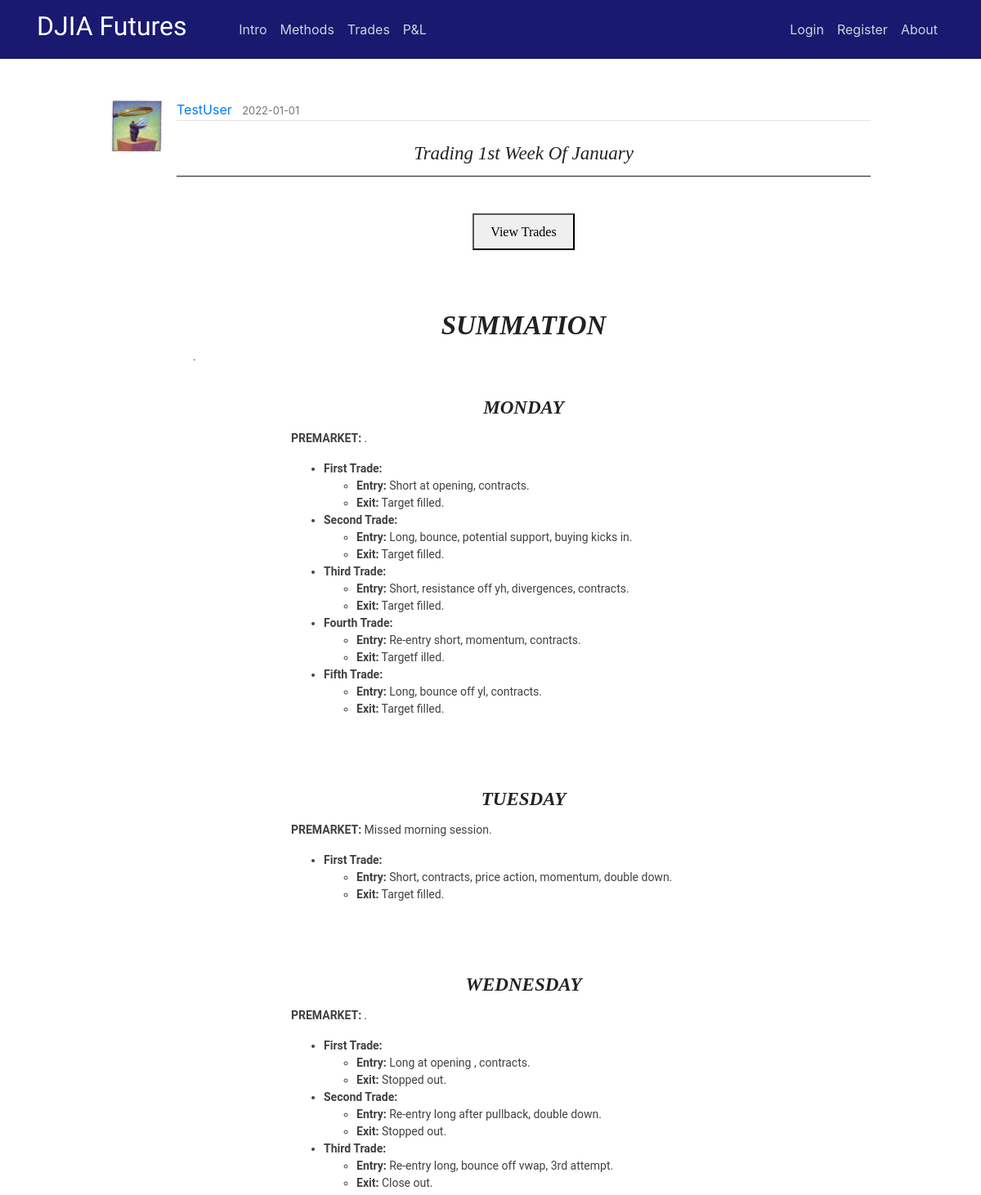
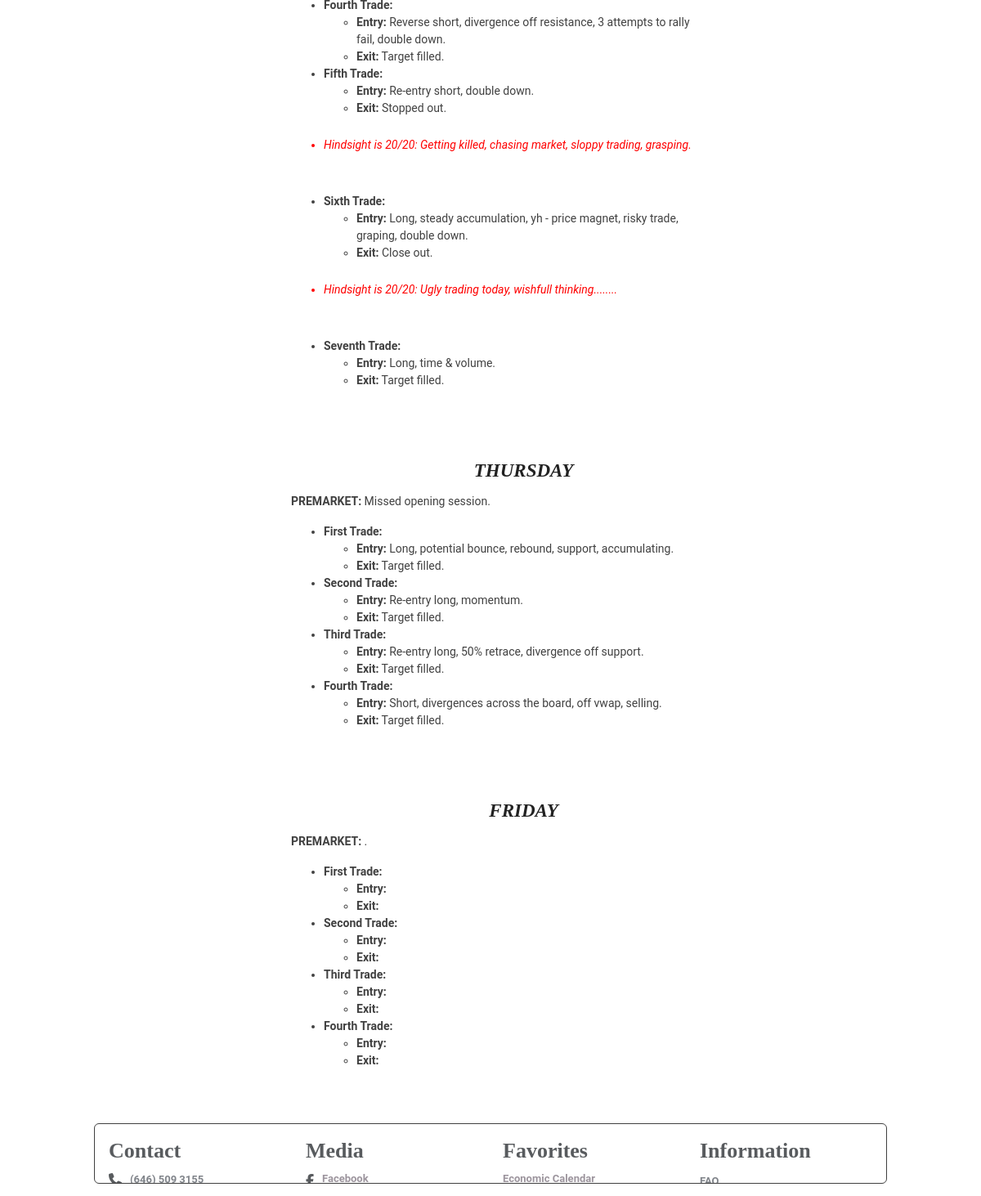
/post/140, run on an earlier commit of the app's database (2 pictures, top to bottom).
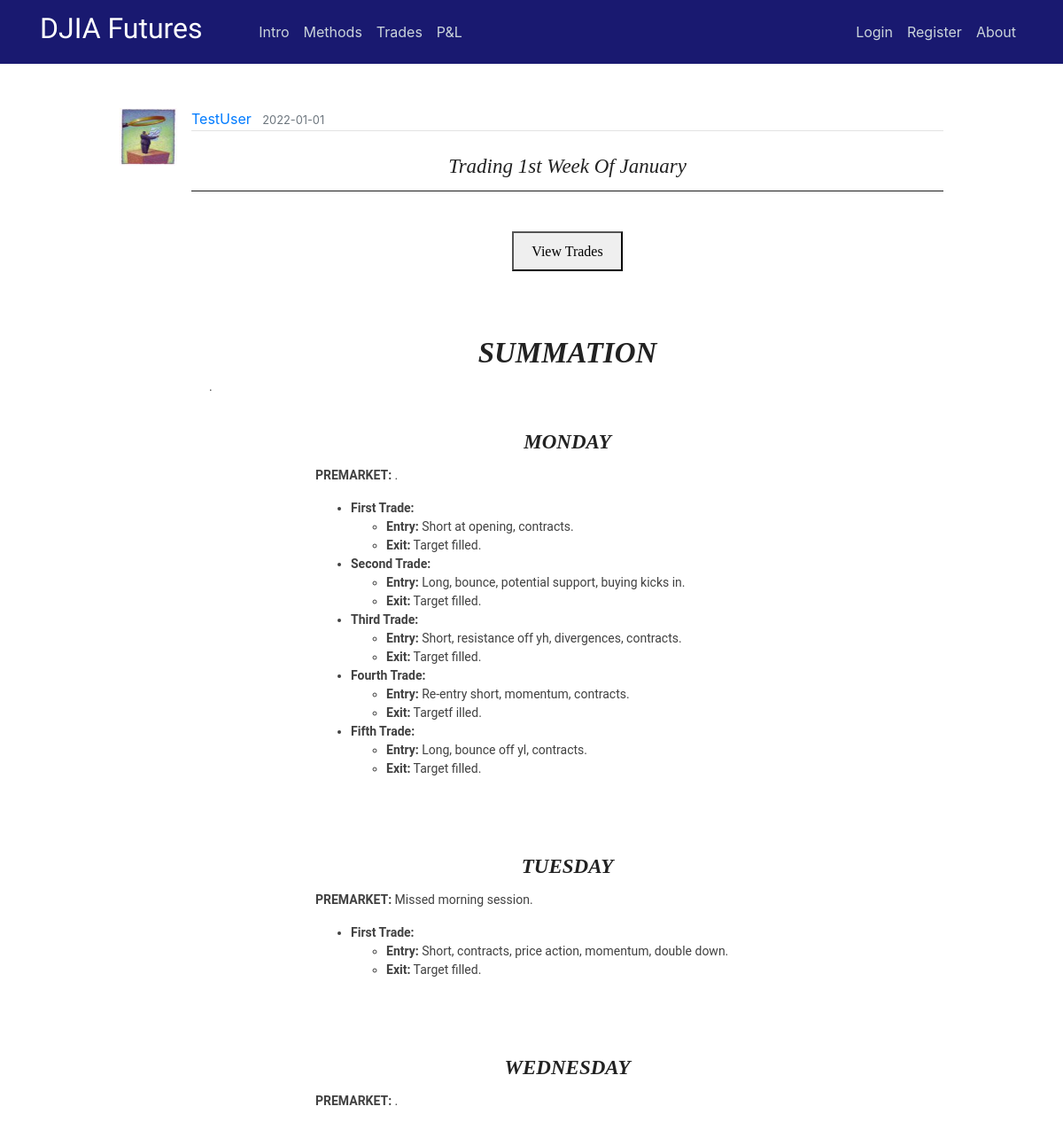
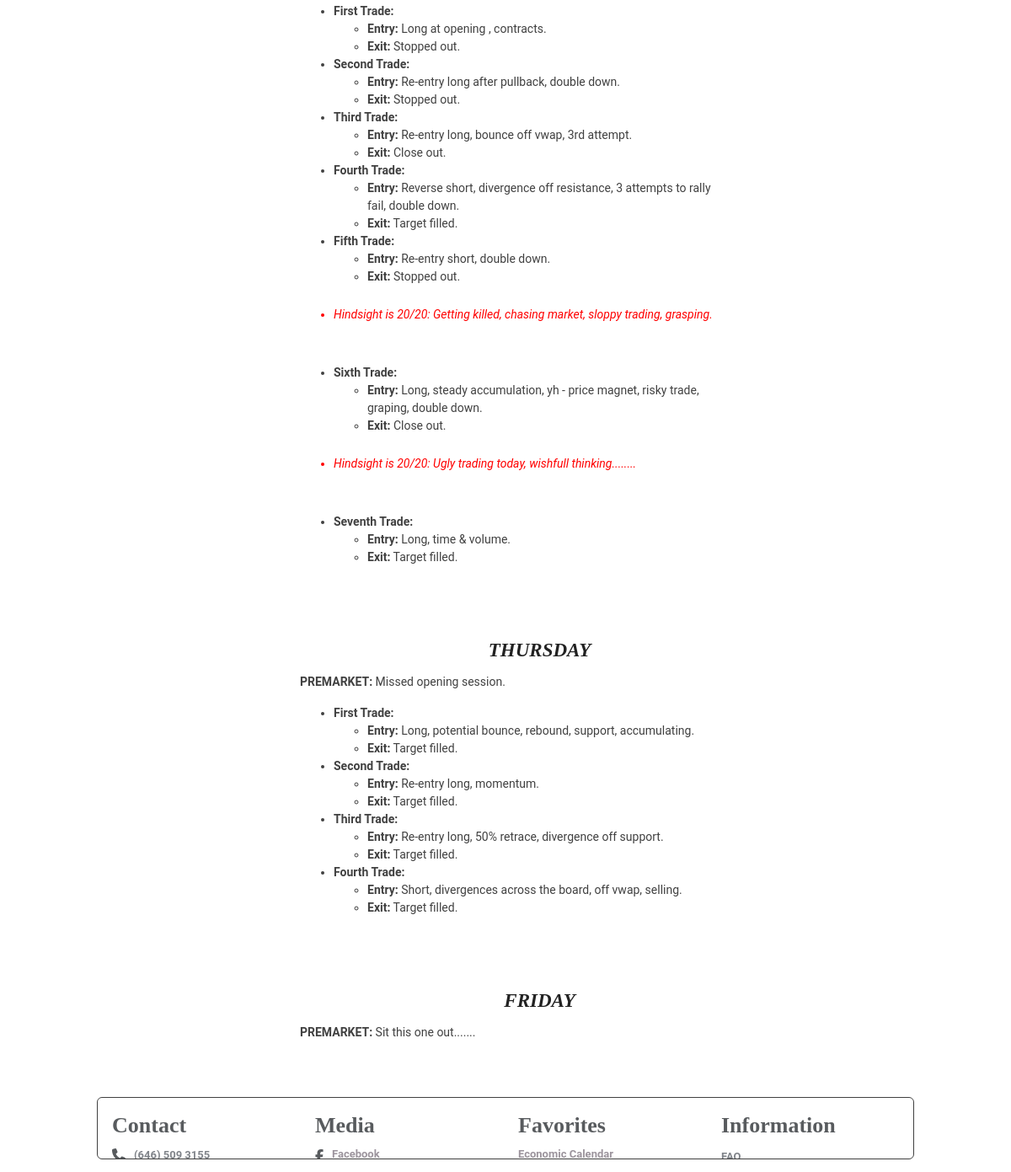
And on a later commit of the database (2 pictures, top to bottom).
### flaskblog/models.py (models this page shows, shortened)
class User(db.Model, UserMixin):
    id = db.Column(db.Integer, primary_key=True)
    username = db.Column(db.String(20), unique=True, nullable=False)
    email = db.Column(db.String(120), unique=True, nullable=False)
    image_file = db.Column(db.String(20), nullable=False, default='default.jpg')
    password = db.Column(db.String(60), nullable=False)
    posts = db.relationship('Post', backref='author', lazy=True)

class Post(db.Model):
    id = db.Column(db.Integer, primary_key=True)
    title = db.Column(db.String(100), nullable=False)
    date_posted = db.Column(db.DateTime, nullable=False, default=datetime.utcnow)
    content = db.Column(db.Text, nullable=False)
    user_id = db.Column(db.Integer, db.ForeignKey('user.id'), nullable=False)
    teaser_title = db.Column(db.Text, nullable=True)
    teaser_details = db.Column(db.Text, nullable=True)
    teaser_caption = db.Column(db.Text, nullable=True)
    teaser_img = db.Column(db.Text, nullable=True)
    teaser_content = db.Column(db.Text, nullable=True)
    teaser_wkid = db.Column(db.Text, nullable=True)

### flaskblog/posts/routes.py (the view)
@posts.route("/post/<int:post_id>")
def post(post_id):
    post = Post.query.get_or_404(post_id)
    if len(post.teaser_wkid) != 0:
        weekly = post.teaser_wkid
    else:
        weekly = ""
    return render_template('post.html', weekly=weekly, title=post.title, post=post)

### flaskblog/templates/post.html (shortened to what this page needs)
{% extends "layout.html" %}
{% block content %}
  <article class="media content-section" style="border:none;">
    <img class="article-img" src="{{ url_for('static', filename='profile_pics/' + post.author.image_file) }}">
    <div class="media-body">
      <div class="article-metadata">
        <a class="mr-2" href="{{ url_for('users.user_posts', username=post.author.username) }}">{{ post.author.username }}</a>
        <small class="text-muted">{{ post.date_posted.strftime('%Y-%m-%d') }}</small>
      </div>
      <center><br><h3 class="hero-header">{{ post.title }}</h3><hr><br></center>
      {% if weekly |length %}
      <center><button onclick="myDetach()">View Trades</button></center>
      <br>
      <br>
      {% endif %}
      {{ post.content|safe }}
  </article>
{% endblock content %}

### flaskblog/templates/layout.html (shortened to what this page needs)
<!DOCTYPE html>
<html>
    <head>
      <link rel="stylesheet" href="https://maxcdn.bootstrapcdn.com/bootstrap/4.0.0/css/bootstrap.min.css">
      <link rel="stylesheet" type="text/css" href="{{ url_for('static', filename='main.css') }}">
      <link rel="stylesheet" type="text/css" href="{{ url_for('static', filename='study.css') }}">
      <link rel="stylesheet" type="text/css" href="{{ url_for('static', filename='modal.css') }}">
    </head>
    <body class="_backdrop">
    <div class="grid">
    <header class="site-header">
          <nav class="navbar navbar-expand-md navbar-dark bg-steel fixed-top">
              <div class="container">
                <a class="navbar-brand mr-2" href="/"><h2><span style="font-family:Lobster Two">DJIA Futures &nbsp &nbsp &nbsp</span></h2></a>
                <div class="collapse navbar-collapse" id="navbarToggle">
                  <div class="navbar-nav mr-auto">
                    <a class="nav-item nav-link" href="{{ url_for('main.intro') }}">Intro</a>
                    <a class="nav-item nav-link" href="{{ url_for('main.methods') }}">Methods</a>
                    <a class="nav-item nav-link" href="{{ url_for('main.trades') }}">Trades</a>
                    <a class="nav-item nav-link" href="{{ url_for('main.pnl') }}">P&L</a>
                  </div>
                  <div class="navbar-nav">
                    {% if current_user.is_authenticated and current_user.username == "GuestUser" %}
                      <a class="nav-item nav-link" href="{{ url_for('users.login') }}">Members Login</a>
                      <a class="nav-item nav-link" href="{{ url_for('users.logout') }}">Logout</a>
                      <a class="nav-item nav-link" href="{{ url_for('main.about') }}">About</a>
                    {% else %}
                      {% if current_user.is_authenticated %}
                        <a class="nav-item nav-link" href="{{ url_for('posts.new_post') }}">New Post</a>
                        <a class="nav-item nav-link" href="{{ url_for('users.account') }}">Account</a>
                        <a class="nav-item nav-link" href="{{ url_for('users.logout') }}">Logout</a>
                        <a class="nav-item nav-link" href="{{ url_for('main.about') }}">About</a>
                      {% else %}
                        <a class="nav-item nav-link" href="{{ url_for('users.login') }}">Login</a>
                        <a class="nav-item nav-link" href="{{ url_for('users.register') }}">Register</a>
                        <a class="nav-item nav-link" href="{{ url_for('main.about') }}">About</a>
                      {% endif %}
                    {% endif %}
                  </div>
                </div>
              </div>
          </nav>
    </header>
    <main role="main" class="container-fluid site-header-border-adjust col-md-10">
      <div>
        {% block content %}{% endblock %}
      </div>
    </main>
      <div style="padding-bottom: 15px;">
      <footer class="container-fluid col-md-10" style="line-height:24px;">
          <div class="footenote-page">
            <div class="footenote-inner-div">
                <div class="container-fluid col-xs-12">
                  <div class="subgrid location">
                    <div class="row">
                      <div class="col-xs-12 custom-400-col-xs-6 col-md-3 col-xl-3">
                        <h6 class="footer-info"><b>Contact</b></h6>
                        <div class="container-fluid footer-info"><span class="glyph footer-align"><i class="fas fa-phone"></i></i></span>
                          <p class="paragraph footer-contact"><span class="contact-link">(646) 509 3155</span>
                          </p>
                        </div>
                      </div>
                      <div class="col-xs-12 custom-400-col-xs-6 col-md-3 col-xl-3">
                        <h6 class="footer-info"><b>Media</b></h6>
                          <div class="container-fluid footer-info"><span class="glyph footer-align"><i class="fab fa-facebook-f"></i></i></span>
                            <a class="link-text footer-content" href="https://www.facebook.com/">Facebook</a>
                          </div>
                      </div>
                      <div class="col-xs-12 custom-400-col-xs-6 col-md-3 col-xl-3">
                        <h6 class="footer-info"><b>Favorites</b></h6>
                          <ul class="unorder-list footer-info">
                            <li class="list-item footer-info"><a class="link-text footer-content" href="https://us.econoday.com/byweek.asp?cust=us" target="_blank">Economic Calendar</a></li>
                          </ul>
                      </div>
                      <div class="col-xs-12 custom-400-col-xs-6 col-md-3 col-xl-3">
                        <h6 class="footer-info"><b>Information</b></h6>
                          <ul class="link-list info">
                            <li class="list-item-link"><a href="#">FAQ</a>
                            </li>
                          </ul>
                      </div>
                    </div>
                  </div>
                </div>
            </div>
          </div></footer>
      </div>
    </div>
    </body>
</html>

### flaskblog/static/main.css (style rules this page uses)
body { margin-top: 5rem; }
._backdrop { top: 0px; left: 0px; right: 0px; bottom: 0px; background-image: url(img/stocks.jpg); background-size: cover; z-index: 0; }
.adjust-doc-border-intro { padding-right: 20px; padding-left: 20px; padding-top: 20px; padding-bottom: 20px; }
.footenote-page { border: 1px solid black; border-radius: 6px; padding-right: 2px; padding-left: 2px; max-height: 120px; background-color: #fff; opacity: 0.75; }
.footenote-inner-div { height: 9vh; overflow: auto; }
.doc-clear { clear: both; display: block; }
hr { margin-top: 1rem; margin-bottom: 1rem; border: 0; border-top: 1px solid rgba(0, 0, 0, 0.89); }
p.teaser-content { color: #414141; font-size: 14px; font-family: 'Roboto', Arial, 'Helvetica Neue', Helvetica, sans-serif; line-height: 1.5; }
.bg-steel { background-color: midnightblue; }
.site-header .navbar-nav .nav-link { color: #cbd5db; }
.site-header-border-adjust { margin-top: 7rem; }
.content-section { background: #ffffff; padding: 10px 20px; border: 1px solid #000000; border-radius: 9px; margin-bottom: 20px; }
.article-img { height: 65px; width: 65px; margin-right: 16px; }
.article-metadata { padding-bottom: 1px; margin-bottom: 4px; border-bottom: 1px solid #e3e3e3 }

### flaskblog/static/modal.css (style rules this page uses)
.row:after { content: ""; display: table; clear: both; }
img { margin-bottom: -4px; }

What changed in the data, as far as the page shows it:
changed Post "Trading 1st Week Of January": content "…Target filled. FRIDAY PREMARKET: . First Trade: Entry: Exit: Second Trade: Entry: Exit: Third Trade: Entry: Exit: Fourth Trade: Entry: Exit:" → "…Target filled. FRIDAY PREMARKET: Sit this one out......."
